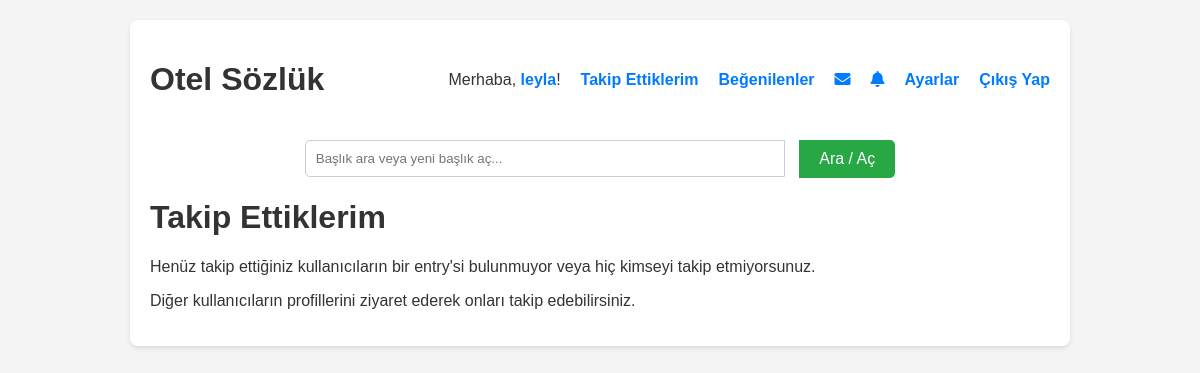
/takip_ettiklerim (signed in), run on an earlier commit of the app's database.
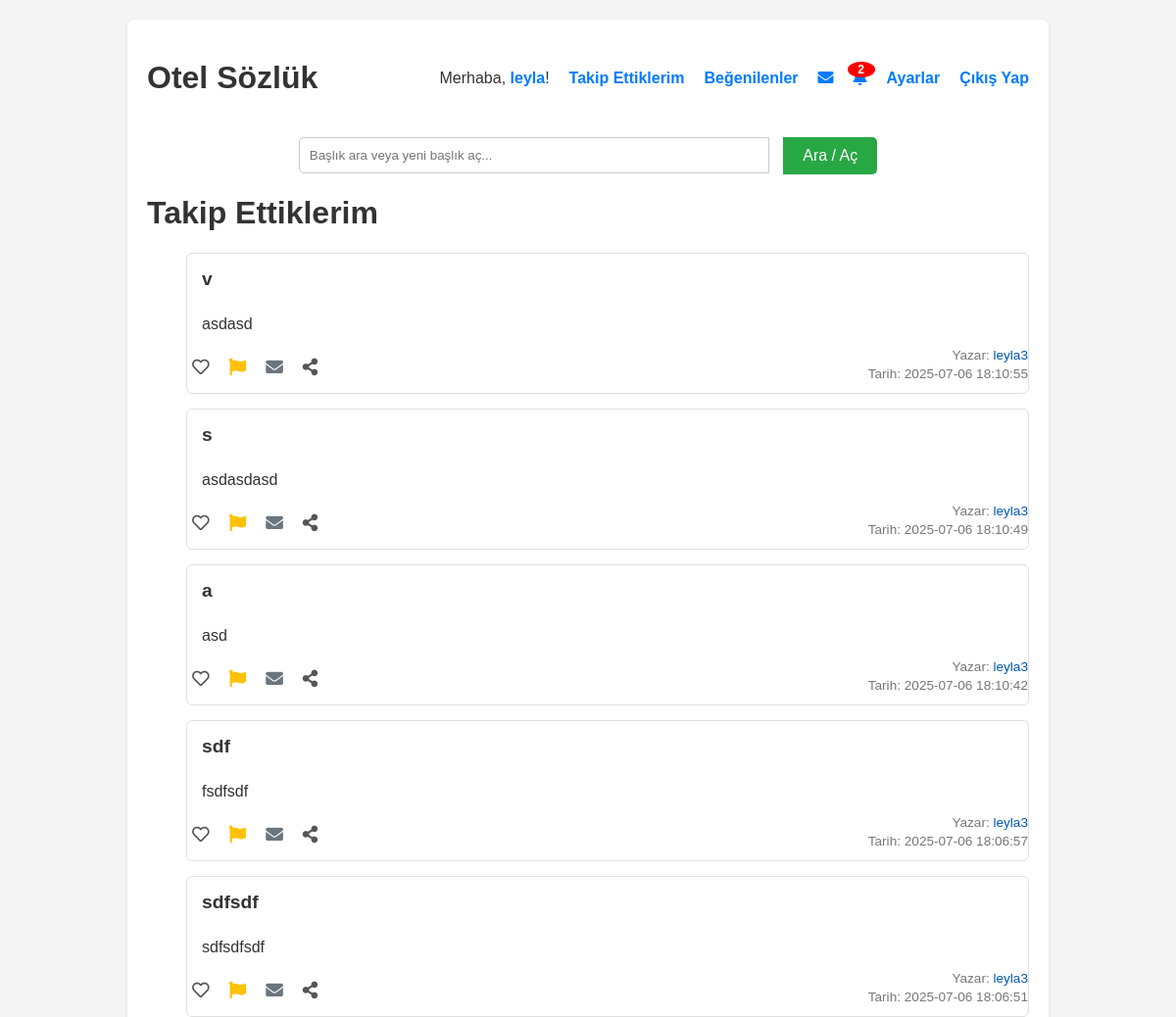
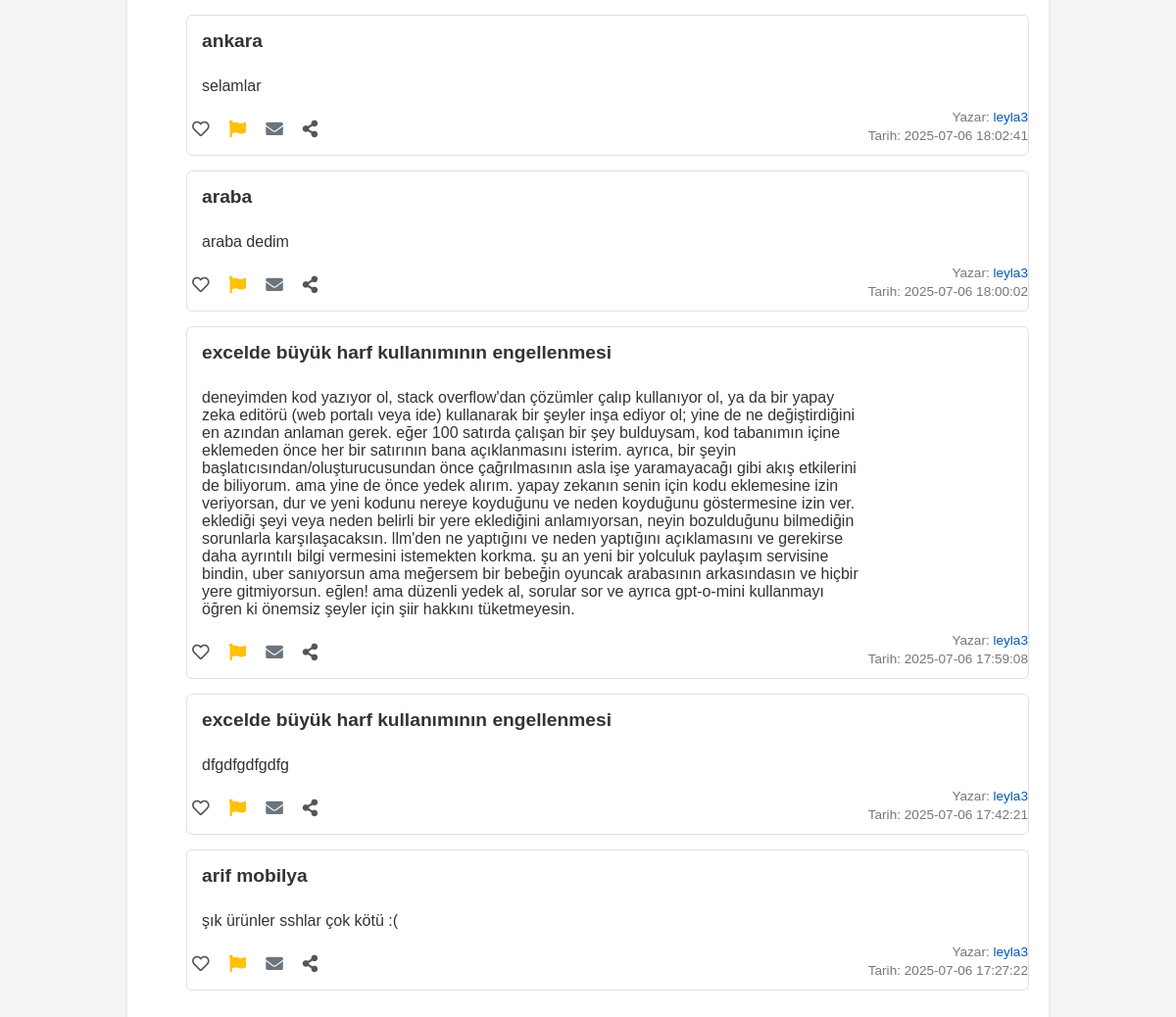
And on a later commit of the database (2 pictures, top to bottom).
### tables this page shows
CREATE TABLE entryler (
            id INTEGER PRIMARY KEY AUTOINCREMENT,
            entry_metni TEXT NOT NULL,
            baslik_id INTEGER NOT NULL,
            yazar_id INTEGER NOT NULL,
            tarih TIMESTAMP DEFAULT CURRENT_TIMESTAMP,
            is_deleted INTEGER DEFAULT 0,
            FOREIGN KEY (baslik_id) REFERENCES basliklar(id),
            FOREIGN KEY (yazar_id) REFERENCES users(id)
        );

CREATE TABLE basliklar (
            id INTEGER PRIMARY KEY AUTOINCREMENT,
            baslik_adi TEXT NOT NULL UNIQUE,
            entry_count INTEGER DEFAULT 0
        );

CREATE TABLE users (
            id INTEGER PRIMARY KEY AUTOINCREMENT,
            username TEXT NOT NULL UNIQUE,
            email TEXT NOT NULL UNIQUE,
            password_hash TEXT NOT NULL,
            bio TEXT DEFAULT '',
            kayit_tarihi TIMESTAMP DEFAULT CURRENT_TIMESTAMP,
            email_verified INTEGER DEFAULT 0,
            verification_code TEXT,
            is_admin INTEGER DEFAULT 0,
            is_moderator INTEGER DEFAULT 0,
            is_banned INTEGER DEFAULT 0
        );

### yemeksozluk.py (the view)
@app.route('/takip_ettiklerim')
def takip_ettiklerim():
    if not is_logged_in():
        flash('Takip ettiklerinizi görmek için giriş yapmalısınız.', 'warning')
        return redirect(url_for('login'))
    user_id = session['user_id']
    with get_db_connection() as conn:
        takip_edilen_entryler_data = conn.execute('''
            SELECT e.entry_metni, e.tarih, b.baslik_adi, b.id as baslik_id, u.username, e.id as entry_id, e.yazar_id, u.is_banned
        FROM entryler e
        JOIN basliklar b ON e.baslik_id = b.id
        JOIN users u ON e.yazar_id = u.id
        WHERE e.yazar_id IN (SELECT followed_id FROM follows WHERE follower_id = ?)
        ORDER BY e.tarih DESC
        LIMIT 20
    ''', (user_id,)).fetchall()
        entry_list = []
        for entry in takip_edilen_entryler_data:
            liked = conn.execute('SELECT 1 FROM likes WHERE user_id = ? AND entry_id = ?',
                                 (user_id, entry['entry_id'])).fetchone() is not None
            entry_dict = dict(entry)
            entry_dict['liked_by_user'] = liked
            entry_dict['is_read'] = True  # Artık okundu olarak işaretlendi
            entry_dict['is_banned'] = entry['is_banned']
            entry_list.append(entry_dict)
    return render_template('takip_ettiklerim.html', takip_edilen_entryler=entry_list, is_logged_in=is_logged_in())

### yemeksozluk.py (called while the page is built)
@contextmanager
def get_db_connection():
    conn = sqlite3.connect(DATABASE, timeout=20.0)
    conn.row_factory = sqlite3.Row
    conn.execute('PRAGMA foreign_keys = ON')
    try:
        yield conn
    finally:
        conn.close()

def is_logged_in():
    return 'logged_in' in session and session['logged_in']

@app.before_request
def before_request():
    g.unread_notifications_count = 0
    g.unread_messages_count = 0
    if is_logged_in():
        with get_db_connection() as conn:
            user_id = session['user_id']
            notifications_count = conn.execute('SELECT COUNT(*) FROM notifications WHERE user_id = ? AND is_read = 0', (user_id,)).fetchone()[0]
            g.unread_notifications_count = notifications_count
            messages_count = conn.execute('SELECT COUNT(*) FROM messages WHERE receiver_id = ? AND is_read = 0', (user_id,)).fetchone()[0]
            g.unread_messages_count = messages_count

### templates/takip_ettiklerim.html (shortened to what this page needs)
{% extends 'base.html' %}
{% block content %}
    <h1>Takip Ettiklerim</h1>
    {% if takip_edilen_entryler %}
        <ul>
            {% for entry in takip_edilen_entryler %}
                <li class="entry-item">
                    <div class="entry-title">
                        <a href="{{ url_for('baslik_detay', baslik_id=entry.baslik_id) }}">{{ entry.baslik_adi }}</a>
                    </div>
                    <div class="entry-text">
                        <p>{{ entry.entry_metni|safe }}</p>
                    </div>
                    <div class="entry-actions">
                        {% if is_logged_in %}
                            {% if entry.liked_by_user %}
                                <a href="{{ url_for('entry_begenmekten_vazgec', entry_id=entry.entry_id) }}" class="liked" title="Beğeniyi Kaldır"><i class="fas fa-heart"></i></a>
                            {% else %}
                                <a href="{{ url_for('entry_begen', entry_id=entry.entry_id) }}" title="Beğen"><i class="far fa-heart"></i></a>
                            {% endif %}
                            {% if entry.yazar_id != session.user_id %}
                                <a href="{{ url_for('entry_sikayet', entry_id=entry.entry_id) }}" title="Şikayet Et" style="color: #ffc107;"><i class="fas fa-flag"></i></a>
                                <a href="{{ url_for('sohbet', other_user_id=entry.yazar_id) }}?entry_id={{ entry.entry_id }}" title="Mesaj Gönder" style="color: #6c757d;"><i class="fas fa-envelope"></i></a>
                            {% endif %}
                        {% else %}
                            <span style="color: #ccc; cursor: default;" title="Beğenmek için giriş yapın"><i class="far fa-heart"></i></span>
                        {% endif %}
                        <span class="share-btn" title="Paylaş" onclick="shareEntry({{ entry.entry_id }}, '{{ entry.entry_metni|replace('\'', '\\\'')|replace('\n', ' ') }}', '{{ entry.baslik_adi|replace('\'', '\\\'') }}')"><i class="fas fa-share-alt"></i></span>
                    </div>
                    <div class="entry-info">
                        <p>Yazar: <a href="{{ url_for('profil', username=entry.username) }}">{{ entry.username }}</a></p>
                        <p>Tarih: {{ entry.tarih }}</p>
                    </div>
                </li>
            {% endfor %}
        </ul>
    {% else %}
        <p>Henüz takip ettiğiniz kullanıcıların bir entry'si bulunmuyor veya hiç kimseyi takip etmiyorsunuz.</p>
        <p>Diğer kullanıcıların profillerini ziyaret ederek onları takip edebilirsiniz.</p>
    {% endif %}
{% endblock %}

What changed in the data, as far as the page shows it:
added entryler: baslik_adi "v", entry_metni "asdasd", username "leyla3", tarih "2025-07-06 18:10:55"
added entryler: baslik_adi "s", entry_metni "asdasdasd", username "leyla3", tarih "2025-07-06 18:10:49"
added entryler: baslik_adi "a", entry_metni "asd", username "leyla3", tarih "2025-07-06 18:10:42"
added entryler: baslik_adi "sdf", entry_metni "fsdfsdf", username "leyla3", tarih "2025-07-06 18:06:57"
added entryler: baslik_adi "sdfsdf", entry_metni "sdfsdfsdf", username "leyla3", tarih "2025-07-06 18:06:51"
now on this page (row unchanged): entryler: baslik_adi "ankara", entry_metni "selamlar", username "leyla3", tarih "2025-07-06 18:02:41"
now on this page (row unchanged): entryler: baslik_adi "araba", entry_metni "araba dedim", username "leyla3", tarih "2025-07-06 18:00:02"
now on this page (row unchanged): entryler: baslik_adi "excelde büyük harf kullanımının engellenmesi", entry_metni "deneyimden kod yazıyor ol, stack overflow'dan çözümler çalıp kullanıyor ol, ya da bir yapay zeka editörü (web portalı veya ide) kullanarak bir şeyler inşa ediyor ol; yine de ne değiştirdiğini en azından anlaman gerek. eğer 100 satırda çalışan bir şey bulduysam, kod tabanımın içine eklemeden önce her bir satırının bana açıklanmasını isterim. ayrıca, bir şeyin başlatıcısından/oluşturucusundan önce çağrılmasının asla işe yaramayacağı gibi akış etkilerini de biliyorum. ama yine de önce yedek alırım. yapay zekanın senin için kodu eklemesine izin veriyorsan, dur ve yeni kodunu nereye koyduğunu ve neden koyduğunu göstermesine izin ver. eklediği şeyi veya neden belirli bir yere eklediğini…", username "leyla3", tarih "2025-07-06 17:59:08"
now on this page (row unchanged): entryler: baslik_adi "excelde büyük harf kullanımının engellenmesi", entry_metni "dfgdfgdfgdfg", username "leyla3", tarih "2025-07-06 17:42:21"
now on this page (row unchanged): entryler: baslik_adi "arif mobilya", entry_metni "şık ürünler sshlar çok kötü :(", username "leyla3", tarih "2025-07-06 17:27:22"
Also different on the page:
{{ g.unread_notifications_count }}: (not shown) → "2"
text no longer shown: "Henüz takip ettiğiniz kullanıcıların bir entry'si bulunmuyor veya hiç kimseyi takip etmiyorsunuz. Diğer kullanıcıların profillerini ziyaret ederek onları takip edebilirsiniz."
